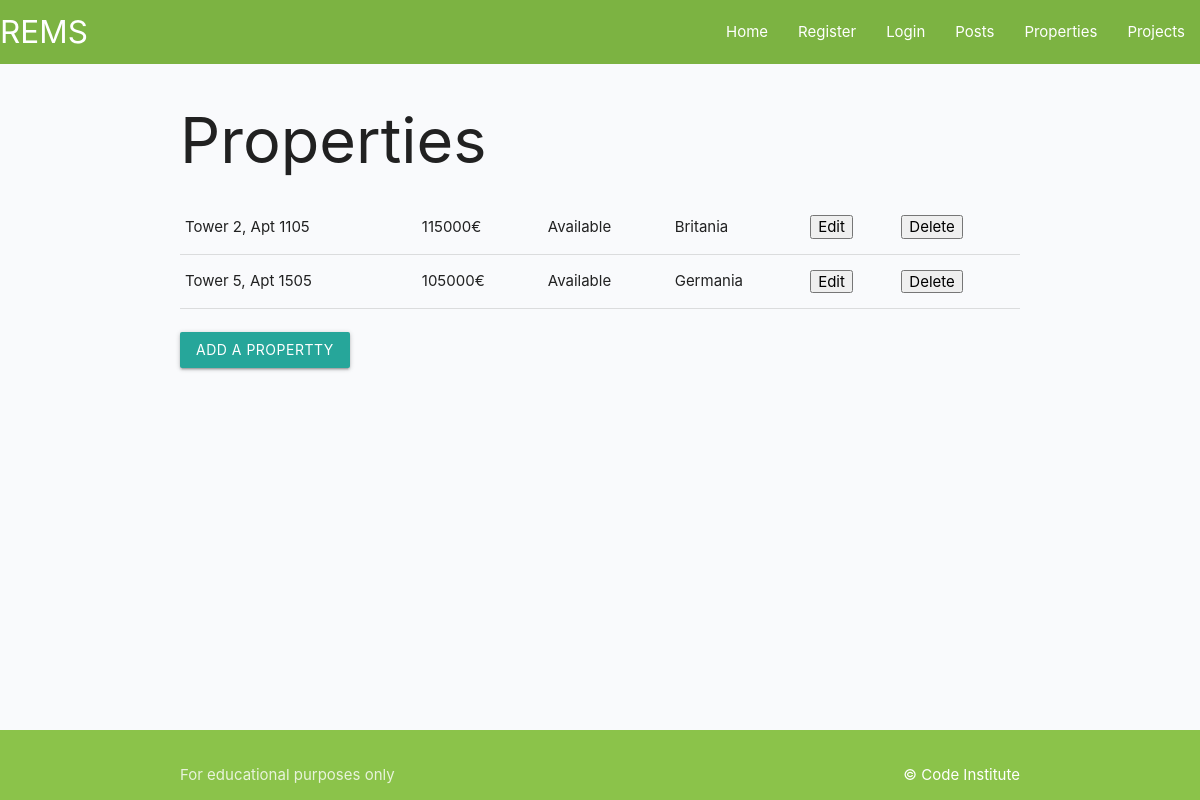
Before: /properties with the older database file.
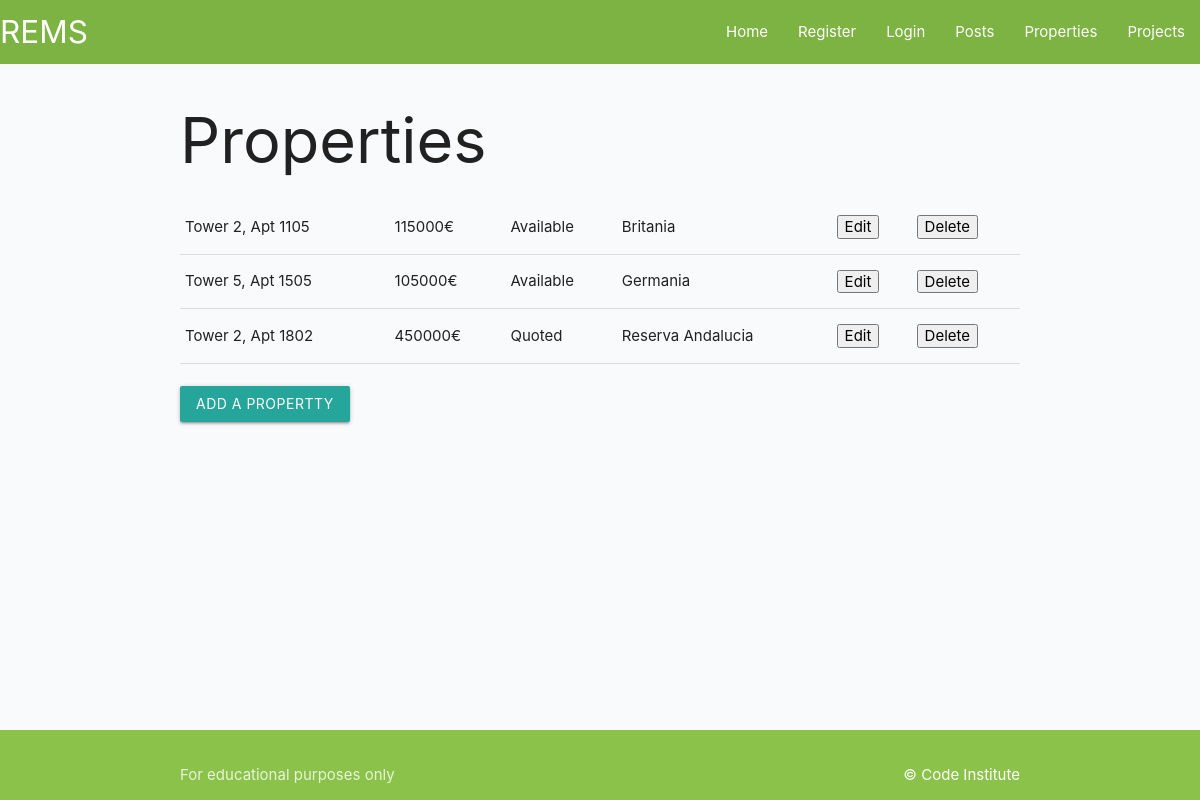
After: the same page with the newer database file.
### todo/models.py (models this page shows, shortened)
class Property(models.Model):
    PropertyStatus= models.TextChoices("PropertyStatus", "Available Quoted Reserved Rejected Sold")
    property_number = models.CharField(max_length=50, null=False, blank=False)
    Status = models.CharField(blank=True, choices=PropertyStatus.choices, max_length=10)
    Price = models.IntegerField(null=False, blank=False)
    project = models.ForeignKey(Project, on_delete=models.CASCADE)

class Project(models.Model):
    project_name = models.CharField(max_length=50, null=False, blank=False)
    Adress = models.CharField(max_length=50, null=False, blank=False)
    def __str__(self):
        return self.project_name

### todo/views.py (the view)
# urls.py: path('properties', views.get_properties, name='properties'),
def get_properties(request):
    properties = Property.objects.all()
    context = {
        'properties': properties
    }
    return render(request, 'properties.html', context)

### templates/properties.html
{% extends "base.html" %}
{% block content %}
<main class="container">
    <h1>Properties</h1>
    <table>
        {% for property in properties %}
            <tr>
                <td>{{ property.property_number }}</a></td>
                <td>{{ property.Price }}€</td>
                <td>{{ property.Status }}</td>
                <td>{{ property.project }}</td>
                <td>
                    <a href="/edit/{{ property.id }}">
                        <button>Edit</button>
                    </a>
                </td>
                <td>
                    <a href="/delete/{{ property.id }}">
                        <button>Delete</button>
                    </a>
                </td>
            </tr>
        {% empty %}
        <tr><td>You haven't added any properties yet. Before adding any property you must first create a project</td></tr>
        {% endfor %}
    </table>
    <br>
    <a class="waves-effect waves-light btn" href="/add">Add a propertty</a>
</main>
{%endblock%}

### templates/base.html (shortened to what this page needs)
{% load static %}
<!DOCTYPE html>
<html class="h-100">
<head>
    <link rel="stylesheet" href="https://cdnjs.cloudflare.com/ajax/libs/font-awesome/6.4.0/css/all.min.css" />
    <link rel="stylesheet" href="https://cdnjs.cloudflare.com/ajax/libs/materialize/1.0.0/css/materialize.min.css" type="text/css">
    <link rel="stylesheet" href="{% static 'css/style.css' %}">
</head>
<body>
    <header>
        <nav class="light-green darken-1">
            <div class="nav-wrapper">
                <a href="{% url 'home' %}" class="brand-logo">REMS</a>
                <ul class="right hide-on-med-and-down">
                    <li>
                        <a href="{% url 'home' %}">Home</a>
                    </li>
                    {% if user.is_authenticated %}
                    <li>
                        <a href="{% url 'account_logout' %}">Logout</a>
                    </li>
                    {% else %}
                    <li>
                        <a href="{% url 'account_signup' %}">Register</a>
                    </li>
                    <li>
                        <a href="{% url 'account_login' %}">Login</a>
                    </li>
                    {% endif %}
                    <li>
                        <a href="{% url 'home' %}">Posts</a>
                    </li>
                    <li>
                        <a href="{% url 'properties' %}">Properties</a>
                    </li>
                    <li>
                        <a href="{% url 'projects' %}">Projects</a>
                    </li>
                </ul>
            </div>
        </nav>
    </header>
    <main class="flex-shrink-0 main-bg">
        {% block content %}{% endblock content %}
    </main>
    <footer class="page-footer light-green">
        <div class="footer-copyright light-green">
          <div class="container">
          For educational purposes only
          <a class="white-text right" href="https://codeinstitute.net" target="_blank">&copy; Code Institute</a>
          </div>
        </div>
      </footer>
</body>
</html>

### static/css/style.css (style rules this page uses)
body { display: flex; min-height: 100vh; flex-direction: column; background-color: #F9FAFC; }
main { flex: 1 0 auto; }
.main-bg { background-color: #F9FAFC; }

Changed rows visible on the page:
added Property: property_number "Tower 2, Apt 1802", Price "450000", Status "Quoted", project "Reserva Andalucia"
